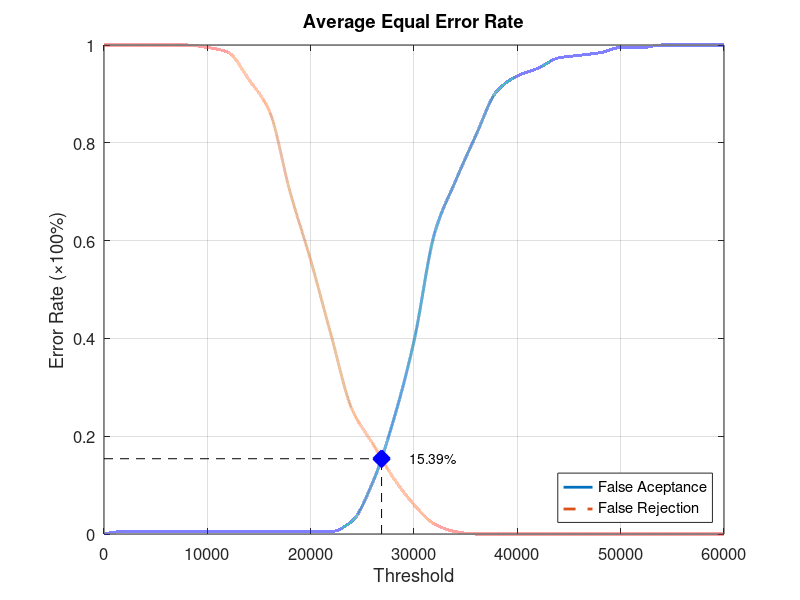
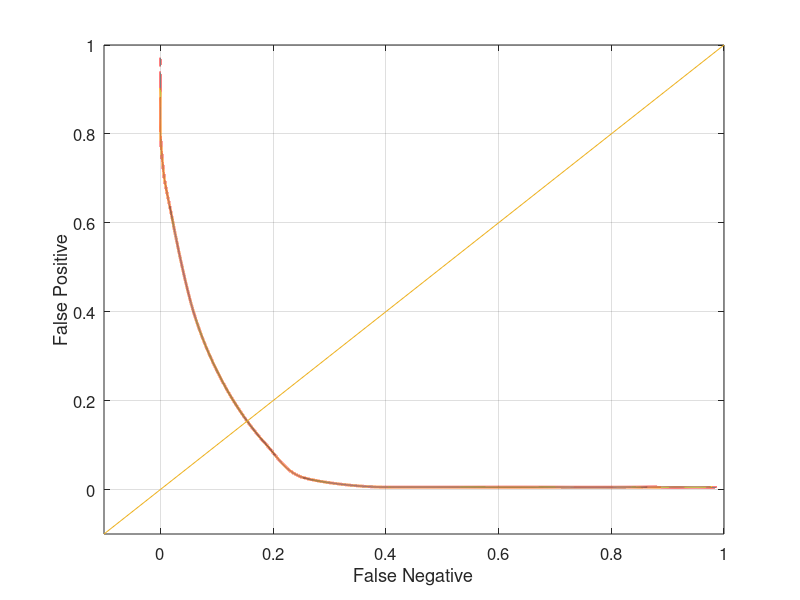

Write MATLAB code to recreate these figures, in order.
function yEER = Database4_2
close all;
clear;
clc;
x = 0:2000:60000;
xq = 0:0.5:60000;

y0 = [0 0.00526316 0.00526316 0.00526316 0.00526316 0.00526316 0.00526316 0.00526316 0.00526316 0.00526316 0.00526316 0.00526316 0.0263158 0.105263 0.231579 0.394737 0.615789 0.721053 0.815789 0.905263 0.936842 0.952632 0.973684 0.978947 0.984211 0.994737 0.994737 1 1 1 1];
yy0 = interp1(x, y0, xq, 'pchip');
y1 = [1 1 1 1 1 0.995 0.985 0.93 0.865 0.7 0.56 0.405 0.255 0.185 0.115 0.06 0.02 0.005 0 0 0 0 0 0 0 0 0 0 0 0 0];
yy1 = interp1(x, y1, xq, 'pchip');

% Calculating EER: 
y2 = abs(y0 - y1);
find(y2 == min(y2))
yy2 = abs(yy0 - yy1);
xEER = find(yy2 == min(yy2));
xEERIndex = xq(xEER) % X-axis EER
yEER = yy0(xEER) % Y-axis EER

main = figure
plot(xq, yy0,'-','LineWidth', 2);	hold on
plot(xq, yy1,'--','LineWidth', 2);	hold on
plot([xEERIndex xEERIndex], [0 yEER], 'k--');	hold on
plot([0 xEERIndex], [yEER yEER], 'k--');	hold on
plot(xEERIndex, yEER, 'bx', 'LineWidth', 10);	hold on
text(xEERIndex + 10 * xEERIndex / 100, yEER, [num2str(round((10000 * yEER)) / 100) '%'])
legend('False Aceptance', 'False Rejection', 'Location', 'SouthEast')
xlabel('Threshold')
ylabel('Error Rate (\times100%)')
title('Average Equal Error Rate')
set(gca, 'FontSize', 12)
axis([0 60000 0 1])
grid on

print(main, 'Database4_2Main', '-dpng');
FNRxFPR = figure('Color', [1 1 1]);
plot(yy1, yy0, '-', yy1, yy0, 'LineWidth', 2);
hold on
y = -0.1:0.1:1
plot(y, y); 
set(gca, 'FontSize', 12)
xlabel('False Negative')
ylabel('False Positive')
axis([-0.1 1 -0.1 1])
set(gca, 'FontSize', 12)
grid on

print(FNRxFPR, 'Database4_2FNRxFPR','-dpng');
end
